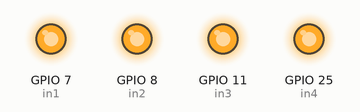
Bench run of a program on a simulated Raspberry Pi (BCM pin numbers). On the bench: output pins drawn as LEDs (lit = HIGH).

Above: at 1.0 s.
At 3.0 s:
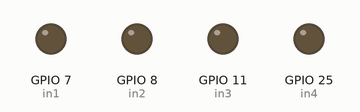
Timing chart, 0 to 5.2 s (numbered marks = the images above):
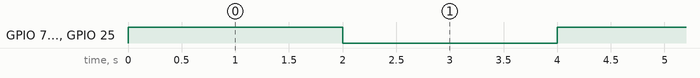

The program:

Relay_Test.py
```python
#!/usr/bin/python3
# coding=utf-8
import RPi.GPIO as GPIO
import time

# Updated GPIO pins
in1 = 7
in2 = 8
in3 = 11
in4 = 25

GPIO.setmode(GPIO.BCM)
GPIO.setwarnings(False)
GPIO.setup(in1, GPIO.OUT)
GPIO.setup(in2, GPIO.OUT)
GPIO.setup(in3, GPIO.OUT)
GPIO.setup(in4, GPIO.OUT)

# GPIO.output(in1, False)
# GPIO.output(in2, False)
# GPIO.output(in3, False)
# GPIO.output(in4, False)

GPIO.output(in1, True)
GPIO.output(in2, True)
GPIO.output(in3, True)
GPIO.output(in4, True)

try:
    while True:
        for x in range(5):
            GPIO.output(in2, True)
            GPIO.output(in1, True)
            GPIO.output(in3, True)
            GPIO.output(in4, True)
            time.sleep(2)
            GPIO.output(in1, False)
            GPIO.output(in2, False)
            GPIO.output(in3, False)
            GPIO.output(in4, False)
            time.sleep(2)
            # GPIO.output(in1
            # , False)
            # GPIO.output(in2, True)
            # time.sleep(1)
            # GPIO.output(in2, False)

except KeyboardInterrupt:
    GPIO.cleanup()
```

Measured:
- by itself, GPIO 7 (in1), GPIO 8 (in2), GPIO 11 (in3), GPIO 25 (in4): alternates HIGH for 2.0 s and LOW for 2.0 s
